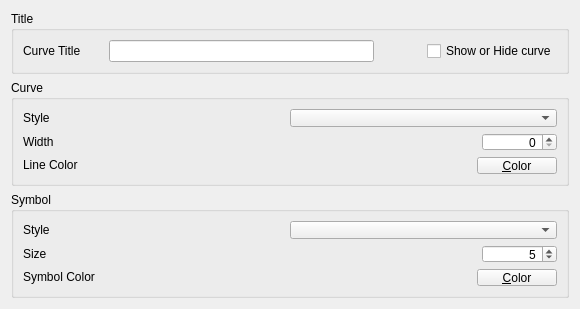
<?xml version="1.0" encoding="UTF-8"?>
<ui version="4.0">
 <class>Sys_CurveSettings_Wid</class>
 <widget class="QWidget" name="Sys_CurveSettings_Wid">
  <property name="geometry">
   <rect>
    <x>0</x>
    <y>0</y>
    <width>580</width>
    <height>309</height>
   </rect>
  </property>
  <property name="sizePolicy">
   <sizepolicy hsizetype="Preferred" vsizetype="Preferred">
    <horstretch>0</horstretch>
    <verstretch>0</verstretch>
   </sizepolicy>
  </property>
  <property name="minimumSize">
   <size>
    <width>580</width>
    <height>300</height>
   </size>
  </property>
  <property name="windowTitle">
   <string>Curve Settings</string>
  </property>
  <layout class="QGridLayout" name="gridLayout">
   <item row="0" column="0">
    <widget class="QGroupBox" name="curveTitleGroupBox">
     <property name="sizePolicy">
      <sizepolicy hsizetype="MinimumExpanding" vsizetype="Preferred">
       <horstretch>0</horstretch>
       <verstretch>0</verstretch>
      </sizepolicy>
     </property>
     <property name="title">
      <string>Title</string>
     </property>
     <layout class="QGridLayout" name="gridLayout_2">
      <item row="0" column="0">
       <layout class="QHBoxLayout" name="horizontalLayout">
        <item>
         <widget class="QLabel" name="curveTitleLabel">
          <property name="sizePolicy">
           <sizepolicy hsizetype="MinimumExpanding" vsizetype="Preferred">
            <horstretch>0</horstretch>
            <verstretch>0</verstretch>
           </sizepolicy>
          </property>
          <property name="minimumSize">
           <size>
            <width>80</width>
            <height>0</height>
           </size>
          </property>
          <property name="text">
           <string>Curve Title</string>
          </property>
         </widget>
        </item>
        <item>
         <widget class="QLineEdit" name="curveTitleLineEdit">
          <property name="sizePolicy">
           <sizepolicy hsizetype="MinimumExpanding" vsizetype="Fixed">
            <horstretch>0</horstretch>
            <verstretch>0</verstretch>
           </sizepolicy>
          </property>
          <property name="minimumSize">
           <size>
            <width>265</width>
            <height>0</height>
           </size>
          </property>
         </widget>
        </item>
        <item>
         <spacer name="horizontalSpacer_7">
          <property name="orientation">
           <enum>Qt::Horizontal</enum>
          </property>
          <property name="sizeHint" stdset="0">
           <size>
            <width>40</width>
            <height>20</height>
           </size>
          </property>
         </spacer>
        </item>
        <item>
         <widget class="QCheckBox" name="isCurveVisibleCheckBox">
          <property name="sizePolicy">
           <sizepolicy hsizetype="Preferred" vsizetype="Preferred">
            <horstretch>0</horstretch>
            <verstretch>0</verstretch>
           </sizepolicy>
          </property>
          <property name="text">
           <string>Show or Hide curve</string>
          </property>
         </widget>
        </item>
       </layout>
      </item>
     </layout>
    </widget>
   </item>
   <item row="1" column="0">
    <widget class="QGroupBox" name="curveOptionsGroupBox">
     <property name="title">
      <string>Curve</string>
     </property>
     <layout class="QGridLayout" name="gridLayout_4">
      <item row="0" column="0">
       <layout class="QHBoxLayout" name="horizontalLayout_8">
        <item>
         <layout class="QVBoxLayout" name="verticalLayout">
          <item>
           <widget class="QLabel" name="curveStyleLabel">
            <property name="text">
             <string>Style</string>
            </property>
           </widget>
          </item>
          <item>
           <widget class="QLabel" name="curveWidthLabel">
            <property name="text">
             <string>Width</string>
            </property>
           </widget>
          </item>
          <item>
           <widget class="QLabel" name="curveColorLabel">
            <property name="text">
             <string>Line Color</string>
            </property>
           </widget>
          </item>
         </layout>
        </item>
        <item>
         <layout class="QVBoxLayout" name="verticalLayout_2">
          <item>
           <layout class="QHBoxLayout" name="horizontalLayout_5">
            <item>
             <spacer name="horizontalSpacer_3">
              <property name="orientation">
               <enum>Qt::Horizontal</enum>
              </property>
              <property name="sizeHint" stdset="0">
               <size>
                <width>198</width>
                <height>20</height>
               </size>
              </property>
             </spacer>
            </item>
            <item>
             <widget class="QComboBox" name="curveStyleComboBox">
              <property name="sizePolicy">
               <sizepolicy hsizetype="Minimum" vsizetype="Fixed">
                <horstretch>0</horstretch>
                <verstretch>0</verstretch>
               </sizepolicy>
              </property>
              <property name="minimumSize">
               <size>
                <width>267</width>
                <height>0</height>
               </size>
              </property>
              <property name="currentIndex">
               <number>-1</number>
              </property>
              <property name="maxVisibleItems">
               <number>5</number>
              </property>
             </widget>
            </item>
           </layout>
          </item>
          <item>
           <layout class="QHBoxLayout" name="horizontalLayout_2">
            <item>
             <spacer name="horizontalSpacer">
              <property name="orientation">
               <enum>Qt::Horizontal</enum>
              </property>
              <property name="sizeHint" stdset="0">
               <size>
                <width>108</width>
                <height>20</height>
               </size>
              </property>
             </spacer>
            </item>
            <item>
             <widget class="QSpinBox" name="curveWidthSpinBox">
              <property name="sizePolicy">
               <sizepolicy hsizetype="Minimum" vsizetype="Fixed">
                <horstretch>0</horstretch>
                <verstretch>0</verstretch>
               </sizepolicy>
              </property>
              <property name="minimumSize">
               <size>
                <width>75</width>
                <height>0</height>
               </size>
              </property>
              <property name="alignment">
               <set>Qt::AlignRight|Qt::AlignTrailing|Qt::AlignVCenter</set>
              </property>
              <property name="minimum">
               <number>0</number>
              </property>
              <property name="maximum">
               <number>5</number>
              </property>
              <property name="value">
               <number>0</number>
              </property>
             </widget>
            </item>
           </layout>
          </item>
          <item>
           <layout class="QHBoxLayout" name="horizontalLayout_4">
            <item>
             <spacer name="horizontalSpacer_2">
              <property name="orientation">
               <enum>Qt::Horizontal</enum>
              </property>
              <property name="sizeHint" stdset="0">
               <size>
                <width>108</width>
                <height>20</height>
               </size>
              </property>
             </spacer>
            </item>
            <item>
             <widget class="QPushButton" name="curveColorPushButton">
              <property name="text">
               <string>&amp;Color</string>
              </property>
             </widget>
            </item>
           </layout>
          </item>
         </layout>
        </item>
       </layout>
      </item>
     </layout>
    </widget>
   </item>
   <item row="2" column="0">
    <widget class="QGroupBox" name="symbolOptionsGroupBox">
     <property name="title">
      <string>Symbol</string>
     </property>
     <layout class="QGridLayout" name="gridLayout_3">
      <item row="0" column="0">
       <layout class="QVBoxLayout" name="verticalLayout_3">
        <item>
         <widget class="QLabel" name="symbolStyleLabel">
          <property name="text">
           <string>Style</string>
          </property>
         </widget>
        </item>
        <item>
         <widget class="QLabel" name="symbolSizeLabel">
          <property name="text">
           <string>Size</string>
          </property>
         </widget>
        </item>
        <item>
         <widget class="QLabel" name="symbolColorLabel">
          <property name="text">
           <string>Symbol Color</string>
          </property>
         </widget>
        </item>
       </layout>
      </item>
      <item row="0" column="1">
       <layout class="QVBoxLayout" name="verticalLayout_4">
        <item>
         <layout class="QHBoxLayout" name="horizontalLayout_3">
          <item>
           <spacer name="horizontalSpacer_6">
            <property name="orientation">
             <enum>Qt::Horizontal</enum>
            </property>
            <property name="sizeHint" stdset="0">
             <size>
              <width>148</width>
              <height>20</height>
             </size>
            </property>
           </spacer>
          </item>
          <item>
           <widget class="QComboBox" name="symbolStyleComboBox">
            <property name="sizePolicy">
             <sizepolicy hsizetype="Minimum" vsizetype="Fixed">
              <horstretch>0</horstretch>
              <verstretch>0</verstretch>
             </sizepolicy>
            </property>
            <property name="minimumSize">
             <size>
              <width>267</width>
              <height>0</height>
             </size>
            </property>
            <property name="maxVisibleItems">
             <number>16</number>
            </property>
           </widget>
          </item>
         </layout>
        </item>
        <item>
         <layout class="QHBoxLayout" name="horizontalLayout_6">
          <item>
           <spacer name="horizontalSpacer_5">
            <property name="orientation">
             <enum>Qt::Horizontal</enum>
            </property>
            <property name="sizeHint" stdset="0">
             <size>
              <width>238</width>
              <height>20</height>
             </size>
            </property>
           </spacer>
          </item>
          <item>
           <widget class="QSpinBox" name="symbolSizeSpinBox">
            <property name="minimumSize">
             <size>
              <width>75</width>
              <height>0</height>
             </size>
            </property>
            <property name="alignment">
             <set>Qt::AlignRight|Qt::AlignTrailing|Qt::AlignVCenter</set>
            </property>
            <property name="minimum">
             <number>1</number>
            </property>
            <property name="maximum">
             <number>10</number>
            </property>
            <property name="value">
             <number>5</number>
            </property>
           </widget>
          </item>
         </layout>
        </item>
        <item>
         <layout class="QHBoxLayout" name="horizontalLayout_7">
          <item>
           <spacer name="horizontalSpacer_4">
            <property name="orientation">
             <enum>Qt::Horizontal</enum>
            </property>
            <property name="sizeHint" stdset="0">
             <size>
              <width>238</width>
              <height>20</height>
             </size>
            </property>
           </spacer>
          </item>
          <item>
           <widget class="QPushButton" name="symbolColorPushButton">
            <property name="text">
             <string>&amp;Color</string>
            </property>
           </widget>
          </item>
         </layout>
        </item>
       </layout>
      </item>
     </layout>
    </widget>
   </item>
  </layout>
 </widget>
 <resources/>
 <connections/>
</ui>
